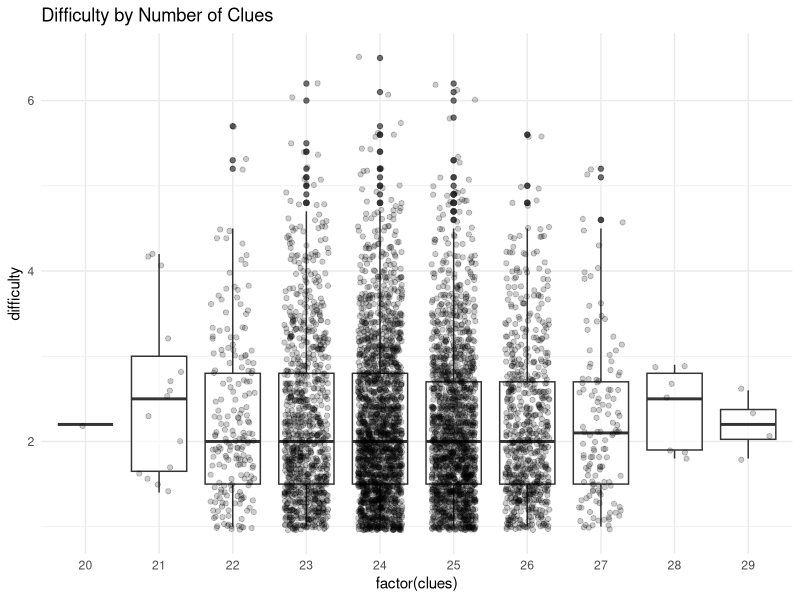
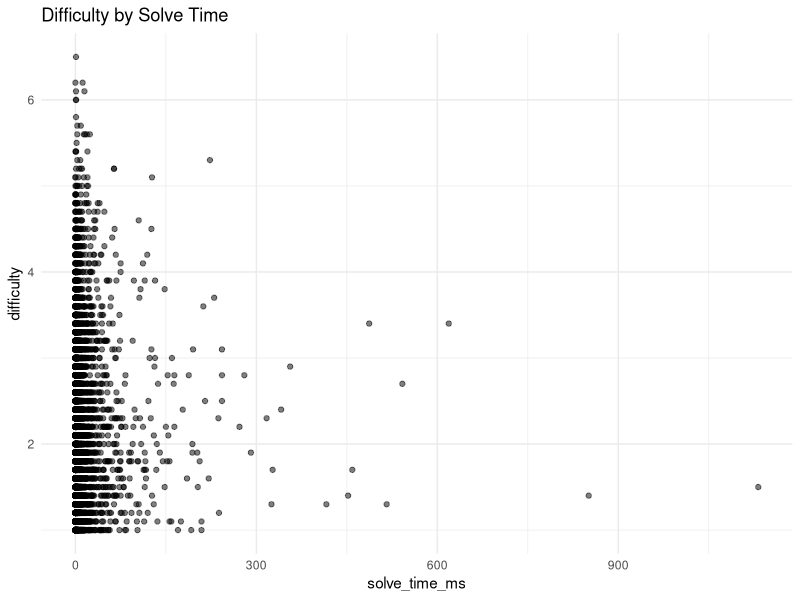
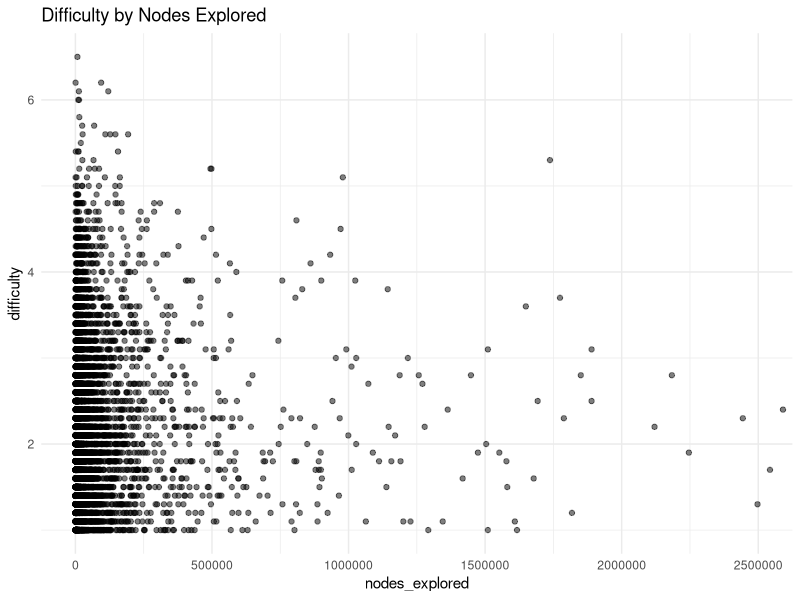
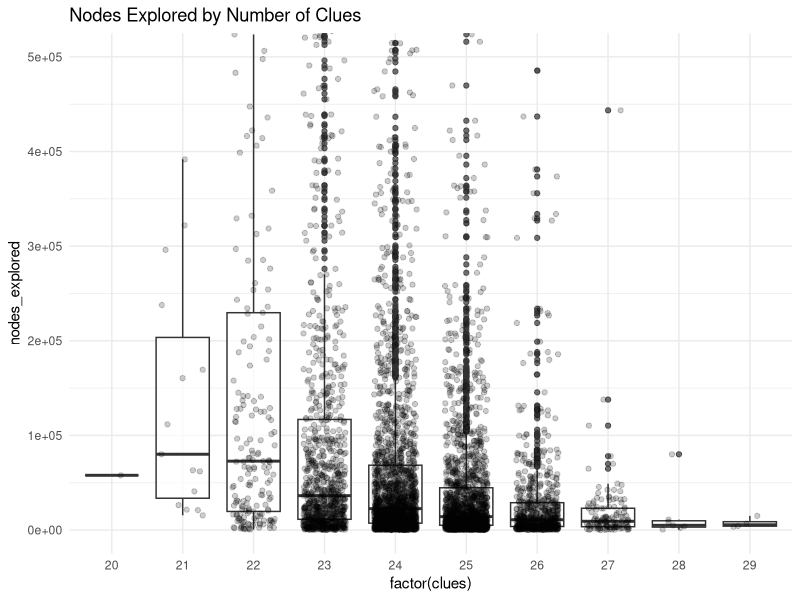

Here is the R script that generated these plots, in order:
## ---- chunk 1
#| include: false
options(repos = c(CRAN = "https://cran.rstudio.com/"))
## ---- chunk 2
#| echo: false
library(tidyverse)
library(dplyr)
library(here)
## ---- chunk 3
sudoku_data <- read_csv(here("data", "sample_10000.csv"))

sudoku_data_processed <- sudoku_data |>
  filter(is_solved == TRUE) |>
  filter(difficulty != 0)

glimpse(sudoku_data_processed)
## ---- chunk 4
ggplot(sudoku_data_processed, aes(x = factor(clues), y = difficulty)) +
  geom_boxplot(alpha = 0.7) +
  geom_jitter(alpha = 0.2, width = 0.3) +
  labs(title = "Difficulty by Number of Clues") +
  theme_minimal()
## ---- chunk 5
ggplot(sudoku_data_processed, aes(x = solve_time_ms, y = difficulty)) +
  geom_point(alpha = 0.5) +
# coord_cartesian(xlim = c(0, 2500000)) +
  labs(title = "Difficulty by Solve Time") +
  theme_minimal()
## ---- chunk 6
ggplot(sudoku_data_processed, aes(x = nodes_explored, y = difficulty)) +
  geom_point(alpha = 0.5) +
  coord_cartesian(xlim = c(0, 2500000)) +
  labs(title = "Difficulty by Nodes Explored") +
  theme_minimal()
## ---- chunk 7
ggplot(sudoku_data_processed, aes(x = factor(clues), y = nodes_explored)) +
  geom_boxplot(alpha = 0.7) +
  geom_jitter(alpha = 0.2, width = 0.3) +
  coord_cartesian(ylim = c(0, 500000)) +
  labs(title = "Nodes Explored by Number of Clues") +
  theme_minimal()
